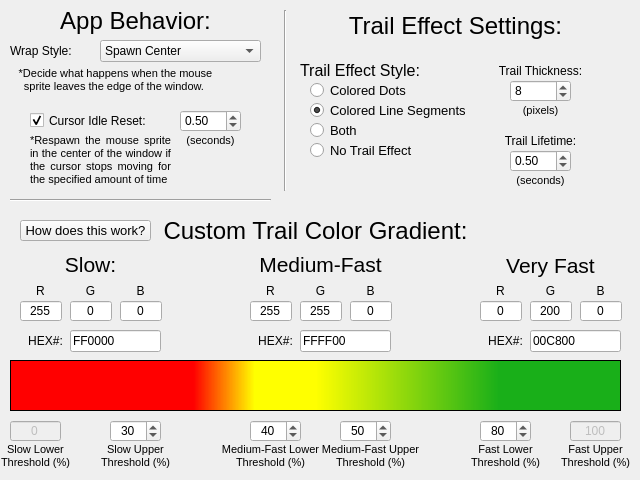
   <widget class="QWidget" name="tabCustomize">
    <attribute name="title">
     <string>Customize</string>
    </attribute>
    <widget class="QLabel" name="label_21">
     <property name="geometry">
      <rect>
       <x>10</x>
       <y>0</y>
       <width>251</width>
       <height>41</height>
      </rect>
     </property>
     <property name="font">
      <font>
       <family>Arial</family>
       <pointsize>18</pointsize>
      </font>
     </property>
     <property name="text">
      <string>App Behavior:</string>
     </property>
     <property name="alignment">
      <set>Qt::AlignmentFlag::AlignCenter</set>
     </property>
    </widget>
    <widget class="QCheckBox" name="cbCursorIdleReset">
     <property name="geometry">
      <rect>
       <x>30</x>
       <y>110</y>
       <width>151</width>
       <height>21</height>
      </rect>
     </property>
     <property name="text">
      <string>Cursor Idle Reset:</string>
     </property>
     <property name="checked">
      <bool>true</bool>
     </property>
    </widget>
    <widget class="QComboBox" name="comboWrapStyle">
     <property name="geometry">
      <rect>
       <x>100</x>
       <y>40</y>
       <width>161</width>
       <height>22</height>
      </rect>
     </property>
     <property name="currentIndex">
      <number>0</number>
     </property>
     <item>
      <property name="text">
       <string>Spawn Center</string>
      </property>
     </item>
     <item>
      <property name="text">
       <string>Wrap Across</string>
      </property>
     </item>
    </widget>
    <widget class="QLabel" name="label_27">
     <property name="geometry">
      <rect>
       <x>10</x>
       <y>40</y>
       <width>91</width>
       <height>21</height>
      </rect>
     </property>
     <property name="text">
      <string>Wrap Style:</string>
     </property>
    </widget>
    <widget class="QDoubleSpinBox" name="dblspinCursorIdleReset">
     <property name="geometry">
      <rect>
       <x>180</x>
       <y>110</y>
       <width>61</width>
       <height>22</height>
      </rect>
     </property>
     <property name="minimum">
      <double>0.100000000000000</double>
     </property>
     <property name="maximum">
      <double>2.000000000000000</double>
     </property>
     <property name="singleStep">
      <double>0.010000000000000</double>
     </property>
     <property name="value">
      <double>0.500000000000000</double>
     </property>
    </widget>
    <widget class="QLabel" name="label_30">
     <property name="geometry">
      <rect>
       <x>180</x>
       <y>130</y>
       <width>61</width>
       <height>21</height>
      </rect>
     </property>
     <property name="font">
      <font>
       <family>Arial</family>
       <pointsize>8</pointsize>
      </font>
     </property>
     <property name="text">
      <string>(seconds)</string>
     </property>
     <property name="alignment">
      <set>Qt::AlignmentFlag::AlignCenter</set>
     </property>
    </widget>
    <widget class="QLabel" name="label_31">
     <property name="geometry">
      <rect>
       <x>30</x>
       <y>130</y>
       <width>141</width>
       <height>61</height>
      </rect>
     </property>
     <property name="font">
      <font>
       <family>Arial</family>
       <pointsize>8</pointsize>
      </font>
     </property>
     <property name="text">
      <string>&lt;html&gt;&lt;head/&gt;&lt;body&gt;&lt;p&gt;*Respawn the mouse sprite in the center of the window if the cursor stops moving for the specified amount of time&lt;/p&gt;&lt;/body&gt;&lt;/html&gt;</string>
     </property>
     <property name="alignment">
      <set>Qt::AlignmentFlag::AlignJustify|Qt::AlignmentFlag::AlignVCenter</set>
     </property>
     <property name="wordWrap">
      <bool>true</bool>
     </property>
    </widget>
    <widget class="Line" name="line_3">
     <property name="geometry">
      <rect>
       <x>270</x>
       <y>10</y>
       <width>31</width>
       <height>181</height>
      </rect>
     </property>
     <property name="orientation">
      <enum>Qt::Orientation::Vertical</enum>
     </property>
    </widget>
    <widget class="QLabel" name="label_58">
     <property name="geometry">
      <rect>
       <x>10</x>
       <y>60</y>
       <width>211</width>
       <height>41</height>
      </rect>
     </property>
     <property name="font">
      <font>
       <family>Arial</family>
       <pointsize>8</pointsize>
      </font>
     </property>
     <property name="text">
      <string>&lt;html&gt;&lt;head/&gt;&lt;body&gt;&lt;p&gt;*Decide what happens when the mouse sprite leaves the edge of the window. &lt;/p&gt;&lt;/body&gt;&lt;/html&gt;</string>
     </property>
     <property name="alignment">
      <set>Qt::AlignmentFlag::AlignCenter</set>
     </property>
     <property name="wordWrap">
      <bool>true</bool>
     </property>
    </widget>
    <widget class="Line" name="line_9">
     <property name="geometry">
      <rect>
       <x>10</x>
       <y>190</y>
       <width>261</width>
       <height>21</height>
      </rect>
     </property>
     <property name="orientation">
      <enum>Qt::Orientation::Horizontal</enum>
     </property>
    </widget>
    <widget class="QLabel" name="label_28">
     <property name="geometry">
      <rect>
       <x>480</x>
       <y>130</y>
       <width>121</width>
       <height>21</height>
      </rect>
     </property>
     <property name="text">
      <string>Trail Lifetime:</string>
     </property>
     <property name="alignment">
      <set>Qt::AlignmentFlag::AlignCenter</set>
     </property>
    </widget>
    <widget class="QRadioButton" name="radioColoredDots">
     <property name="geometry">
      <rect>
       <x>310</x>
       <y>80</y>
       <width>121</width>
       <height>20</height>
      </rect>
     </property>
     <property name="font">
      <font>
       <family>Arial</family>
       <pointsize>10</pointsize>
      </font>
     </property>
     <property name="text">
      <string>Colored Dots</string>
     </property>
    </widget>
    <widget class="QLabel" name="label_57">
     <property name="geometry">
      <rect>
       <x>300</x>
       <y>60</y>
       <width>131</width>
       <height>21</height>
      </rect>
     </property>
     <property name="font">
      <font>
       <family>Arial</family>
       <pointsize>12</pointsize>
      </font>
     </property>
     <property name="text">
      <string>Trail Effect Style:</string>
     </property>
    </widget>
    <widget class="QRadioButton" name="radioBoth">
     <property name="geometry">
      <rect>
       <x>310</x>
       <y>120</y>
       <width>51</width>
       <height>20</height>
      </rect>
     </property>
     <property name="font">
      <font>
       <family>Arial</family>
       <pointsize>10</pointsize>
      </font>
     </property>
     <property name="text">
      <string>Both</string>
     </property>
    </widget>
    <widget class="QSpinBox" name="spinTrailThickness">
     <property name="geometry">
      <rect>
       <x>510</x>
       <y>80</y>
       <width>61</width>
       <height>22</height>
      </rect>
     </property>
     <property name="minimum">
      <number>1</number>
     </property>
     <property name="maximum">
      <number>128</number>
     </property>
     <property name="value">
      <number>8</number>
     </property>
    </widget>
    <widget class="QRadioButton" name="radioNoTrailEffect">
     <property name="geometry">
      <rect>
       <x>310</x>
       <y>140</y>
       <width>111</width>
       <height>20</height>
      </rect>
     </property>
     <property name="font">
      <font>
       <family>Arial</family>
       <pointsize>10</pointsize>
      </font>
     </property>
     <property name="text">
      <string>No Trail Effect</string>
     </property>
    </widget>
    <widget class="QLabel" name="label_68">
     <property name="geometry">
      <rect>
       <x>480</x>
       <y>60</y>
       <width>121</width>
       <height>21</height>
      </rect>
     </property>
     <property name="text">
      <string>Trail Thickness:</string>
     </property>
     <property name="alignment">
      <set>Qt::AlignmentFlag::AlignCenter</set>
     </property>
    </widget>
    <widget class="QLabel" name="label_69">
     <property name="geometry">
      <rect>
       <x>510</x>
       <y>100</y>
       <width>61</width>
       <height>21</height>
      </rect>
     </property>
     <property name="font">
      <font>
       <family>Arial</family>
       <pointsize>8</pointsize>
      </font>
     </property>
     <property name="text">
      <string>(pixels)</string>
     </property>
     <property name="alignment">
      <set>Qt::AlignmentFlag::AlignCenter</set>
     </property>
    </widget>
    <widget class="QRadioButton" name="radioColoredLineSegments">
     <property name="geometry">
      <rect>
       <x>310</x>
       <y>100</y>
       <width>171</width>
       <height>21</height>
      </rect>
     </property>
     <property name="font">
      <font>
       <family>Arial</family>
       <pointsize>10</pointsize>
      </font>
     </property>
     <property name="text">
      <string>Colored Line Segments</string>
     </property>
     <property name="checked">
      <bool>true</bool>
     </property>
    </widget>
    <widget class="QLabel" name="label_29">
     <property name="geometry">
      <rect>
       <x>500</x>
       <y>170</y>
       <width>81</width>
       <height>21</height>
      </rect>
     </property>
     <property name="font">
      <font>
       <family>Arial</family>
       <pointsize>8</pointsize>
      </font>
     </property>
     <property name="text">
      <string>(seconds)</string>
     </property>
     <property name="alignment">
      <set>Qt::AlignmentFlag::AlignCenter</set>
     </property>
    </widget>
    <widget class="QDoubleSpinBox" name="dblspinTrailLifetime">
     <property name="geometry">
      <rect>
       <x>510</x>
       <y>150</y>
       <width>61</width>
       <height>22</height>
      </rect>
     </property>
     <property name="maximum">
      <double>2.000000000000000</double>
     </property>
     <property name="singleStep">
      <double>0.010000000000000</double>
     </property>
     <property name="value">
      <double>0.500000000000000</double>
     </property>
    </widget>
    <widget class="QSpinBox" name="spinSlowLower">
     <property name="enabled">
      <bool>false</bool>
     </property>
     <property name="geometry">
      <rect>
       <x>10</x>
       <y>420</y>
       <width>51</width>
       <height>22</height>
      </rect>
     </property>
     <property name="alignment">
      <set>Qt::AlignmentFlag::AlignCenter</set>
     </property>
     <property name="buttonSymbols">
      <enum>QAbstractSpinBox::ButtonSymbols::NoButtons</enum>
     </property>
     <property name="maximum">
      <number>100</number>
     </property>
    </widget>
    <widget class="QSpinBox" name="spinSlowUpper">
     <property name="geometry">
      <rect>
       <x>110</x>
       <y>420</y>
       <width>51</width>
       <height>22</height>
      </rect>
     </property>
     <property name="alignment">
      <set>Qt::AlignmentFlag::AlignCenter</set>
     </property>
     <property name="buttonSymbols">
      <enum>QAbstractSpinBox::ButtonSymbols::UpDownArrows</enum>
     </property>
     <property name="minimum">
      <number>0</number>
     </property>
     <property name="maximum">
      <number>100</number>
     </property>
     <property name="value">
      <number>30</number>
     </property>
    </widget>
    <widget class="QSpinBox" name="spinMedLower">
     <property name="geometry">
      <rect>
       <x>250</x>
       <y>420</y>
       <width>51</width>
       <height>22</height>
      </rect>
     </property>
     <property name="alignment">
      <set>Qt::AlignmentFlag::AlignCenter</set>
     </property>
     <property name="buttonSymbols">
      <enum>QAbstractSpinBox::ButtonSymbols::UpDownArrows</enum>
     </property>
     <property name="maximum">
      <number>100</number>
     </property>
     <property name="value">
      <number>40</number>
     </property>
    </widget>
    <widget class="QSpinBox" name="spinMedUpper">
     <property name="geometry">
      <rect>
       <x>340</x>
       <y>420</y>
       <width>51</width>
       <height>22</height>
      </rect>
     </property>
     <property name="alignment">
      <set>Qt::AlignmentFlag::AlignCenter</set>
     </property>
     <property name="buttonSymbols">
      <enum>QAbstractSpinBox::ButtonSymbols::UpDownArrows</enum>
     </property>
     <property name="maximum">
      <number>100</number>
     </property>
     <property name="value">
      <number>50</number>
     </property>
    </widget>
    <widget class="QSpinBox" name="spinFastLower">
     <property name="geometry">
      <rect>
       <x>480</x>
       <y>420</y>
       <width>51</width>
       <height>22</height>
      </rect>
     </property>
     <property name="alignment">
      <set>Qt::AlignmentFlag::AlignCenter</set>
     </property>
     <property name="buttonSymbols">
      <enum>QAbstractSpinBox::ButtonSymbols::UpDownArrows</enum>
     </property>
     <property name="maximum">
      <number>100</number>
     </property>
     <property name="value">
      <number>80</number>
     </property>
    </widget>
    <widget class="QSpinBox" name="spinFastUpper">
     <property name="enabled">
      <bool>false</bool>
     </property>
     <property name="geometry">
      <rect>
       <x>570</x>
       <y>420</y>
       <width>51</width>
       <height>22</height>
      </rect>
     </property>
     <property name="alignment">
      <set>Qt::AlignmentFlag::AlignCenter</set>
     </property>
     <property name="buttonSymbols">
      <enum>QAbstractSpinBox::ButtonSymbols::NoButtons</enum>
     </property>
     <property name="maximum">
      <number>100</number>
     </property>
     <property name="value">
      <number>100</number>
     </property>
    </widget>
    <widget class="QLineEdit" name="txtSlowHex">
     <property name="geometry">
      <rect>
       <x>70</x>
       <y>330</y>
       <width>91</width>
       <height>22</height>
      </rect>
     </property>
     <property name="text">
      <string>FF0000</string>
     </property>
    </widget>
    <widget class="QSpinBox" name="spinSlowR">
     <property name="geometry">
      <rect>
       <x>20</x>
       <y>300</y>
       <width>42</width>
       <height>22</height>
      </rect>
     </property>
     <property name="alignment">
      <set>Qt::AlignmentFlag::AlignCenter</set>
     </property>
     <property name="buttonSymbols">
      <enum>QAbstractSpinBox::ButtonSymbols::NoButtons</enum>
     </property>
     <property name="maximum">
      <number>255</number>
     </property>
     <property name="value">
      <number>255</number>
     </property>
    </widget>
    <widget class="QLabel" name="label_32">
     <property name="geometry">
      <rect>
       <x>20</x>
       <y>249</y>
       <width>141</width>
       <height>31</height>
      </rect>
     </property>
     <property name="font">
      <font>
       <family>Arial</family>
       <pointsize>16</pointsize>
      </font>
     </property>
     <property name="text">
      <string>Slow:</string>
     </property>
     <property name="alignment">
      <set>Qt::AlignmentFlag::AlignCenter</set>
     </property>
    </widget>
    <widget class="QLabel" name="label_38">
     <property name="geometry">
      <rect>
       <x>70</x>
       <y>280</y>
       <width>41</width>
       <height>21</height>
      </rect>
     </property>
     <property name="text">
      <string>G</string>
     </property>
     <property name="alignment">
      <set>Qt::AlignmentFlag::AlignCenter</set>
     </property>
    </widget>
    <widget class="QSpinBox" name="spinSlowB">
     <property name="geometry">
      <rect>
       <x>120</x>
       <y>300</y>
       <width>42</width>
       <height>22</height>
      </rect>
     </property>
     <property name="alignment">
      <set>Qt::AlignmentFlag::AlignCenter</set>
     </property>
     <property name="buttonSymbols">
      <enum>QAbstractSpinBox::ButtonSymbols::NoButtons</enum>
     </property>
     <property name="maximum">
      <number>255</number>
     </property>
    </widget>
    <widget class="QLabel" name="label_41">
     <property name="geometry">
      <rect>
       <x>120</x>
       <y>280</y>
       <width>41</width>
       <height>21</height>
      </rect>
     </property>
     <property name="text">
      <string>B</string>
     </property>
     <property name="alignment">
      <set>Qt::AlignmentFlag::AlignCenter</set>
     </property>
    </widget>
    <widget class="QSpinBox" name="spinSlowG">
     <property name="geometry">
      <rect>
       <x>70</x>
       <y>300</y>
       <width>42</width>
       <height>22</height>
      </rect>
     </property>
     <property name="alignment">
      <set>Qt::AlignmentFlag::AlignCenter</set>
     </property>
     <property name="buttonSymbols">
      <enum>QAbstractSpinBox::ButtonSymbols::NoButtons</enum>
     </property>
     <property name="maximum">
      <number>255</number>
     </property>
    </widget>
    <widget class="QLabel" name="label_48">
     <property name="geometry">
      <rect>
       <x>20</x>
       <y>330</y>
       <width>51</width>
       <height>21</height>
      </rect>
     </property>
     <property name="text">
      <string>HEX#:</string>
     </property>
     <property name="alignment">
      <set>Qt::AlignmentFlag::AlignCenter</set>
     </property>
    </widget>
    <widget class="QLabel" name="label_35">
     <property name="geometry">
      <rect>
       <x>20</x>
       <y>280</y>
       <width>41</width>
       <height>21</height>
      </rect>
     </property>
     <property name="text">
      <string>R</string>
     </property>
     <property name="alignment">
      <set>Qt::AlignmentFlag::AlignCenter</set>
     </property>
    </widget>
    <widget class="QLineEdit" name="txtMedHex">
     <property name="geometry">
      <rect>
       <x>300</x>
       <y>330</y>
       <width>91</width>
       <height>22</height>
      </rect>
     </property>
     <property name="text">
      <string>FFFF00</string>
     </property>
    </widget>
    <widget class="QSpinBox" name="spinMedR">
     <property name="geometry">
      <rect>
       <x>250</x>
       <y>300</y>
       <width>42</width>
       <height>22</height>
      </rect>
     </property>
     <property name="alignment">
      <set>Qt::AlignmentFlag::AlignCenter</set>
     </property>
     <property name="buttonSymbols">
      <enum>QAbstractSpinBox::ButtonSymbols::NoButtons</enum>
     </property>
     <property name="maximum">
      <number>255</number>
     </property>
     <property name="value">
      <number>255</number>
     </property>
    </widget>
    <widget class="QLabel" name="label_33">
     <property name="geometry">
      <rect>
       <x>250</x>
       <y>249</y>
       <width>141</width>
       <height>31</height>
      </rect>
     </property>
     <property name="font">
      <font>
       <family>Arial</family>
       <pointsize>16</pointsize>
      </font>
     </property>
     <property name="text">
      <string>Medium-Fast</string>
     </property>
     <property name="alignment">
      <set>Qt::AlignmentFlag::AlignCenter</set>
     </property>
    </widget>
    <widget class="QSpinBox" name="spinMedB">
     <property name="geometry">
      <rect>
       <x>350</x>
       <y>300</y>
       <width>42</width>
       <height>22</height>
      </rect>
     </property>
     <property name="alignment">
      <set>Qt::AlignmentFlag::AlignCenter</set>
     </property>
     <property name="buttonSymbols">
      <enum>QAbstractSpinBox::ButtonSymbols::NoButtons</enum>
     </property>
     <property name="maximum">
      <number>255</number>
     </property>
    </widget>
    <widget class="QLabel" name="label_42">
     <property name="geometry">
      <rect>
       <x>350</x>
       <y>280</y>
       <width>41</width>
       <height>21</height>
      </rect>
     </property>
     <property name="text">
      <string>B</string>
     </property>
     <property name="alignment">
      <set>Qt::AlignmentFlag::AlignCenter</set>
     </property>
    </widget>
    <widget class="QLabel" name="label_36">
     <property name="geometry">
      <rect>
       <x>250</x>
       <y>280</y>
       <width>41</width>
       <height>21</height>
      </rect>
     </property>
     <property name="text">
      <string>R</string>
     </property>
     <property name="alignment">
      <set>Qt::AlignmentFlag::AlignCenter</set>
     </property>
    </widget>
    <widget class="QLabel" name="label_39">
     <property name="geometry">
      <rect>
       <x>300</x>
       <y>280</y>
       <width>41</width>
       <height>21</height>
      </rect>
     </property>
     <property name="text">
      <string>G</string>
     </property>
     <property name="alignment">
      <set>Qt::AlignmentFlag::AlignCenter</set>
     </property>
    </widget>
    <widget class="QLabel" name="label_50">
     <property name="geometry">
      <rect>
       <x>250</x>
       <y>330</y>
       <width>51</width>
       <height>21</height>
      </rect>
     </property>
     <property name="text">
      <string>HEX#:</string>
     </property>
     <property name="alignment">
      <set>Qt::AlignmentFlag::AlignCenter</set>
     </property>
    </widget>
    <widget class="QSpinBox" name="spinMedG">
     <property name="geometry">
      <rect>
       <x>300</x>
       <y>300</y>
       <width>42</width>
       <height>22</height>
      </rect>
     </property>
     <property name="alignment">
      <set>Qt::AlignmentFlag::AlignCenter</set>
     </property>
     <property name="buttonSymbols">
      <enum>QAbstractSpinBox::ButtonSymbols::NoButtons</enum>
     </property>
     <property name="maximum">
      <number>255</number>
     </property>
     <property name="value">
      <number>255</number>
     </property>
    </widget>
    <widget class="QLineEdit" name="txtFastHex">
     <property name="geometry">
      <rect>
       <x>530</x>
       <y>330</y>
       <width>91</width>
       <height>22</height>
      </rect>
     </property>
     <property name="text">
      <string>00C800</string>
     </property>
    </widget>
    <widget class="QLabel" name="label_34">
     <property name="geometry">
      <rect>
       <x>480</x>
       <y>250</y>
       <width>141</width>
       <height>31</height>
      </rect>
     </property>
     <property name="font">
      <font>
       <family>Arial</family>
       <pointsize>16</pointsize>
      </font>
     </property>
     <property name="text">
      <string>Very Fast</string>
     </property>
     <property name="alignment">
      <set>Qt::AlignmentFlag::AlignCenter</set>
     </property>
    </widget>
    <widget class="QLabel" name="label_49">
     <property name="geometry">
      <rect>
       <x>480</x>
       <y>330</y>
       <width>51</width>
       <height>21</height>
      </rect>
     </property>
     <property name="text">
      <string>HEX#:</string>
     </property>
     <property name="alignment">
      <set>Qt::AlignmentFlag::AlignCenter</set>
     </property>
    </widget>
    <widget class="QLabel" name="label_40">
     <property name="geometry">
      <rect>
       <x>530</x>
       <y>280</y>
       <width>41</width>
       <height>21</height>
      </rect>
     </property>
     <property name="text">
      <string>G</string>
     </property>
     <property name="alignment">
      <set>Qt::AlignmentFlag::AlignCenter</set>
     </property>
    </widget>
    <widget class="QLabel" name="label_37">
     <property name="geometry">
      <rect>
       <x>480</x>
       <y>280</y>
       <width>41</width>
       <height>21</height>
      </rect>
     </property>
     <property name="text">
      <string>R</string>
     </property>
     <property name="alignment">
      <set>Qt::AlignmentFlag::AlignCenter</set>
     </property>
    </widget>
    <widget class="QSpinBox" name="spinFastG">
     <property name="geometry">
      <rect>
       <x>530</x>
       <y>300</y>
       <width>42</width>
       <height>22</height>
      </rect>
     </property>
     <property name="alignment">
      <set>Qt::AlignmentFlag::AlignCenter</set>
     </property>
     <property name="buttonSymbols">
      <enum>QAbstractSpinBox::ButtonSymbols::NoButtons</enum>
     </property>
     <property name="maximum">
      <number>255</number>
     </property>
     <property name="value">
      <number>200</number>
     </property>
    </widget>
    <widget class="QSpinBox" name="spinFastB">
     <property name="geometry">
      <rect>
       <x>580</x>
       <y>300</y>
       <width>42</width>
       <height>22</height>
      </rect>
     </property>
     <property name="alignment">
      <set>Qt::AlignmentFlag::AlignCenter</set>
     </property>
     <property name="buttonSymbols">
      <enum>QAbstractSpinBox::ButtonSymbols::NoButtons</enum>
     </property>
     <property name="maximum">
      <number>255</number>
     </property>
     <property name="value">
      <number>0</number>
     </property>
    </widget>
    <widget class="QSpinBox" name="spinFastR">
     <property name="geometry">
      <rect>
       <x>480</x>
       <y>300</y>
       <width>42</width>
       <height>22</height>
      </rect>
     </property>
     <property name="alignment">
      <set>Qt::AlignmentFlag::AlignCenter</set>
     </property>
     <property name="buttonSymbols">
      <enum>QAbstractSpinBox::ButtonSymbols::NoButtons</enum>
     </property>
     <property name="maximum">
      <number>255</number>
     </property>
     <property name="value">
      <number>0</number>
     </property>
    </widget>
    <widget class="QLabel" name="label_43">
     <property name="geometry">
      <rect>
       <x>580</x>
       <y>280</y>
       <width>41</width>
       <height>21</height>
      </rect>
     </property>
     <property name="text">
      <string>B</string>
     </property>
     <property name="alignment">
      <set>Qt::AlignmentFlag::AlignCenter</set>
     </property>
    </widget>
    <widget class="QLabel" name="lblGradientPreview">
     <property name="geometry">
      <rect>
       <x>10</x>
       <y>360</y>
       <width>611</width>
       <height>51</height>
      </rect>
     </property>
     <property name="font">
      <font>
       <family>Arial</family>
       <pointsize>12</pointsize>
      </font>
     </property>
     <property name="styleSheet">
      <string notr="true">QLabel#lblGradientPreview {background-color: qlineargradient(spread:pad, x1:0, y1:0, x2:1, y2:0, stop:0.3 rgb(255, 0, 0), stop:0.4 rgb(255, 255, 0), stop:0.5 rgb(255, 255, 0), stop:0.8 rgb(25, 175, 25))}</string>
     </property>
     <property name="frameShape">
      <enum>QFrame::Shape::Box</enum>
     </property>
     <property name="text">
      <string/>
     </property>
    </widget>
    <widget class="QLabel" name="label_20">
     <property name="geometry">
      <rect>
       <x>120</x>
       <y>210</y>
       <width>391</width>
       <height>41</height>
      </rect>
     </property>
     <property name="font">
      <font>
       <family>Arial</family>
       <pointsize>18</pointsize>
      </font>
     </property>
     <property name="text">
      <string>Custom Trail Color Gradient:</string>
     </property>
     <property name="alignment">
      <set>Qt::AlignmentFlag::AlignCenter</set>
     </property>
    </widget>
    <widget class="QLabel" name="label_52">
     <property name="geometry">
      <rect>
       <x>0</x>
       <y>440</y>
       <width>71</width>
       <height>31</height>
      </rect>
     </property>
     <property name="font">
      <font>
       <family>Arial</family>
       <pointsize>8</pointsize>
      </font>
     </property>
     <property name="text">
      <string>Slow Lower Threshold (%)</string>
     </property>
     <property name="alignment">
      <set>Qt::AlignmentFlag::AlignCenter</set>
     </property>
     <property name="wordWrap">
      <bool>true</bool>
     </property>
    </widget>
    <widget class="QLabel" name="label_53">
     <property name="geometry">
      <rect>
       <x>100</x>
       <y>440</y>
       <width>71</width>
       <height>31</height>
      </rect>
     </property>
     <property name="font">
      <font>
       <family>Arial</family>
       <pointsize>8</pointsize>
      </font>
     </property>
     <property name="text">
      <string>Slow Upper Threshold (%)</string>
     </property>
     <property name="alignment">
      <set>Qt::AlignmentFlag::AlignCenter</set>
     </property>
     <property name="wordWrap">
      <bool>true</bool>
     </property>
    </widget>
    <widget class="QLabel" name="label_67">
     <property name="geometry">
      <rect>
       <x>280</x>
       <y>10</y>
       <width>351</width>
       <height>31</height>
      </rect>
     </property>
     <property name="font">
      <font>
       <family>Arial</family>
       <pointsize>18</pointsize>
      </font>
     </property>
     <property name="text">
      <string>Trail Effect Settings:</string>
     </property>
     <property name="alignment">
      <set>Qt::AlignmentFlag::AlignCenter</set>
     </property>
    </widget>
    <widget class="QLabel" name="label_80">
     <property name="geometry">
      <rect>
       <x>220</x>
       <y>440</y>
       <width>101</width>
       <height>31</height>
      </rect>
     </property>
     <property name="font">
      <font>
       <family>Arial</family>
       <pointsize>8</pointsize>
      </font>
     </property>
     <property name="text">
      <string>Medium-Fast Lower Threshold (%)</string>
     </property>
     <property name="alignment">
      <set>Qt::AlignmentFlag::AlignCenter</set>
     </property>
     <property name="wordWrap">
      <bool>true</bool>
     </property>
    </widget>
    <widget class="QLabel" name="label_81">
     <property name="geometry">
      <rect>
       <x>320</x>
       <y>440</y>
       <width>101</width>
       <height>31</height>
      </rect>
     </property>
     <property name="font">
      <font>
       <family>Arial</family>
       <pointsize>8</pointsize>
      </font>
     </property>
     <property name="text">
      <string>Medium-Fast Upper Threshold (%)</string>
     </property>
     <property name="alignment">
      <set>Qt::AlignmentFlag::AlignCenter</set>
     </property>
     <property name="wordWrap">
      <bool>true</bool>
     </property>
    </widget>
    <widget class="QLabel" name="label_82">
     <property name="geometry">
      <rect>
       <x>470</x>
       <y>440</y>
       <width>71</width>
       <height>31</height>
      </rect>
     </property>
     <property name="font">
      <font>
       <family>Arial</family>
       <pointsize>8</pointsize>
      </font>
     </property>
     <property name="text">
      <string>Fast Lower Threshold (%)</string>
     </property>
     <property name="alignment">
      <set>Qt::AlignmentFlag::AlignCenter</set>
     </property>
     <property name="wordWrap">
      <bool>true</bool>
     </property>
    </widget>
    <widget class="QLabel" name="label_83">
     <property name="geometry">
      <rect>
       <x>560</x>
       <y>440</y>
       <width>71</width>
       <height>31</height>
      </rect>
     </property>
     <property name="font">
      <font>
       <family>Arial</family>
       <pointsize>8</pointsize>
      </font>
     </property>
     <property name="text">
      <string>Fast Upper Threshold (%)</string>
     </property>
     <property name="alignment">
      <set>Qt::AlignmentFlag::AlignCenter</set>
     </property>
     <property name="wordWrap">
      <bool>true</bool>
     </property>
    </widget>
    <widget class="QPushButton" name="btnHowDoesThisWork">
     <property name="geometry">
      <rect>
       <x>20</x>
       <y>220</y>
       <width>131</width>
       <height>21</height>
      </rect>
     </property>
     <property name="font">
      <font>
       <family>Arial</family>
       <pointsize>10</pointsize>
      </font>
     </property>
     <property name="focusPolicy">
      <enum>Qt::FocusPolicy::TabFocus</enum>
     </property>
     <property name="text">
      <string>How does this work?</string>
     </property>
    </widget>
    <zorder>label_21</zorder>
    <zorder>cbCursorIdleReset</zorder>
    <zorder>comboWrapStyle</zorder>
    <zorder>label_27</zorder>
    <zorder>dblspinCursorIdleReset</zorder>
    <zorder>label_30</zorder>
    <zorder>label_31</zorder>
    <zorder>line_3</zorder>
    <zorder>label_58</zorder>
    <zorder>line_9</zorder>
    <zorder>label_28</zorder>
    <zorder>label_57</zorder>
    <zorder>spinTrailThickness</zorder>
    <zorder>label_68</zorder>
    <zorder>label_69</zorder>
    <zorder>label_29</zorder>
    <zorder>dblspinTrailLifetime</zorder>
    <zorder>spinSlowLower</zorder>
    <zorder>spinSlowUpper</zorder>
    <zorder>spinMedLower</zorder>
    <zorder>spinMedUpper</zorder>
    <zorder>spinFastLower</zorder>
    <zorder>spinFastUpper</zorder>
    <zorder>txtSlowHex</zorder>
    <zorder>spinSlowR</zorder>
    <zorder>label_32</zorder>
    <zorder>label_38</zorder>
    <zorder>spinSlowB</zorder>
    <zorder>label_41</zorder>
    <zorder>spinSlowG</zorder>
    <zorder>label_48</zorder>
    <zorder>label_35</zorder>
    <zorder>txtMedHex</zorder>
    <zorder>spinMedR</zorder>
    <zorder>label_33</zorder>
    <zorder>spinMedB</zorder>
    <zorder>label_42</zorder>
    <zorder>label_36</zorder>
    <zorder>label_39</zorder>
    <zorder>label_50</zorder>
    <zorder>spinMedG</zorder>
    <zorder>txtFastHex</zorder>
    <zorder>label_34</zorder>
    <zorder>label_49</zorder>
    <zorder>label_40</zorder>
    <zorder>label_37</zorder>
    <zorder>spinFastG</zorder>
    <zorder>spinFastB</zorder>
    <zorder>spinFastR</zorder>
    <zorder>label_43</zorder>
    <zorder>lblGradientPreview</zorder>
    <zorder>label_20</zorder>
    <zorder>label_52</zorder>
    <zorder>label_53</zorder>
    <zorder>label_67</zorder>
    <zorder>label_80</zorder>
    <zorder>label_81</zorder>
    <zorder>label_82</zorder>
    <zorder>label_83</zorder>
    <zorder>btnHowDoesThisWork</zorder>
    <zorder>radioColoredDots</zorder>
    <zorder>radioColoredLineSegments</zorder>
    <zorder>radioBoth</zorder>
    <zorder>radioNoTrailEffect</zorder>
   </widget>
